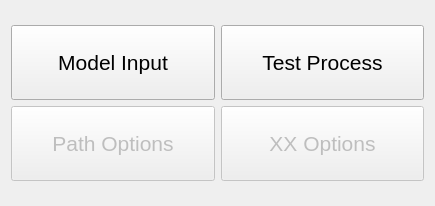
<?xml version="1.0" encoding="UTF-8"?>
<ui version="4.0">
 <class>ParamsSubmenu</class>
 <widget class="QWidget" name="ParamsSubmenu">
  <property name="geometry">
   <rect>
    <x>0</x>
    <y>0</y>
    <width>435</width>
    <height>206</height>
   </rect>
  </property>
  <property name="windowTitle">
   <string>Form</string>
  </property>
  <layout class="QVBoxLayout" name="verticalLayout">
   <item>
    <layout class="QGridLayout" name="gridLayout_2">
     <item row="1" column="1">
      <widget class="QPushButton" name="pushButtonQAOptions">
       <property name="enabled">
        <bool>false</bool>
       </property>
       <property name="minimumSize">
        <size>
         <width>0</width>
         <height>75</height>
        </size>
       </property>
       <property name="font">
        <font>
         <pointsize>16</pointsize>
        </font>
       </property>
       <property name="text">
        <string>XX Options</string>
       </property>
      </widget>
     </item>
     <item row="1" column="0">
      <widget class="QPushButton" name="pushButtonPathPlanningOptions">
       <property name="enabled">
        <bool>false</bool>
       </property>
       <property name="minimumSize">
        <size>
         <width>0</width>
         <height>75</height>
        </size>
       </property>
       <property name="font">
        <font>
         <pointsize>16</pointsize>
        </font>
       </property>
       <property name="text">
        <string>Path Options</string>
       </property>
      </widget>
     </item>
     <item row="0" column="1">
      <widget class="QPushButton" name="pushbutton_test_process">
       <property name="minimumSize">
        <size>
         <width>0</width>
         <height>75</height>
        </size>
       </property>
       <property name="font">
        <font>
         <pointsize>16</pointsize>
        </font>
       </property>
       <property name="text">
        <string>Test Process</string>
       </property>
      </widget>
     </item>
     <item row="0" column="0">
      <widget class="QPushButton" name="pushbutton_model_input">
       <property name="enabled">
        <bool>true</bool>
       </property>
       <property name="minimumSize">
        <size>
         <width>0</width>
         <height>75</height>
        </size>
       </property>
       <property name="font">
        <font>
         <pointsize>16</pointsize>
        </font>
       </property>
       <property name="text">
        <string>Model Input</string>
       </property>
      </widget>
     </item>
    </layout>
   </item>
  </layout>
 </widget>
 <resources/>
 <connections/>
</ui>
